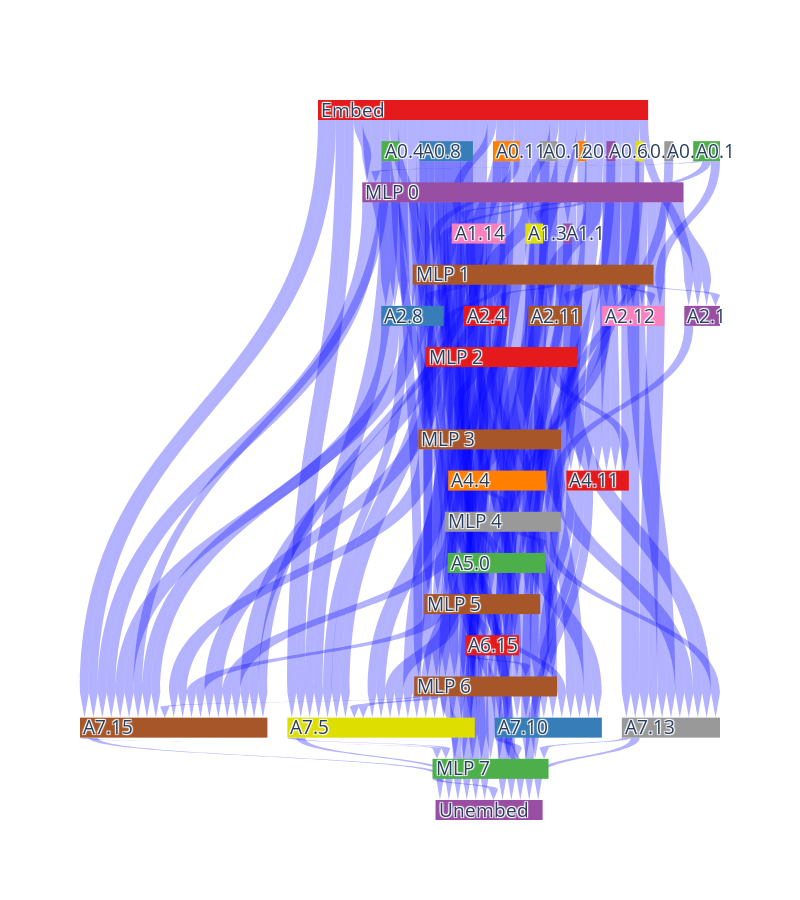

The notebook cell this image was saved under:
### Code cell
regular_remaining_edges, regular_pruned_scores = test_model(patched_model, train_loader, save_path="../plots/base2.svg")

### Figure 1 — Plotly figure (JSON) as saved in the notebook; plotly's stock layout.template omitted (floating-point values rounded to 4 significant figures; data arrays with more than 128 entries replaced by an {"elided": "..."} marker saying what was removed)
{"data": [{"arrangement": "perpendicular", "domain": {"y": [0, 1]}, "link": {"arrowlen": 25, "color": {"elided": "1028 str values"}, "label": {"elided": "1028 str values"}, "source": {"elided": "1028 int values"}, "target": {"elided": "1028 int values"}, "value": {"elided": "1028 float values"}}, "node": {"color": {"elided": "138 str values"}, "label": {"elided": "138 str values"}, "line": {"width": 0}}, "orientation": "v", "type": "sankey"}], "layout": {"height": 900, "plot_bgcolor": "blue", "width": 800}}
